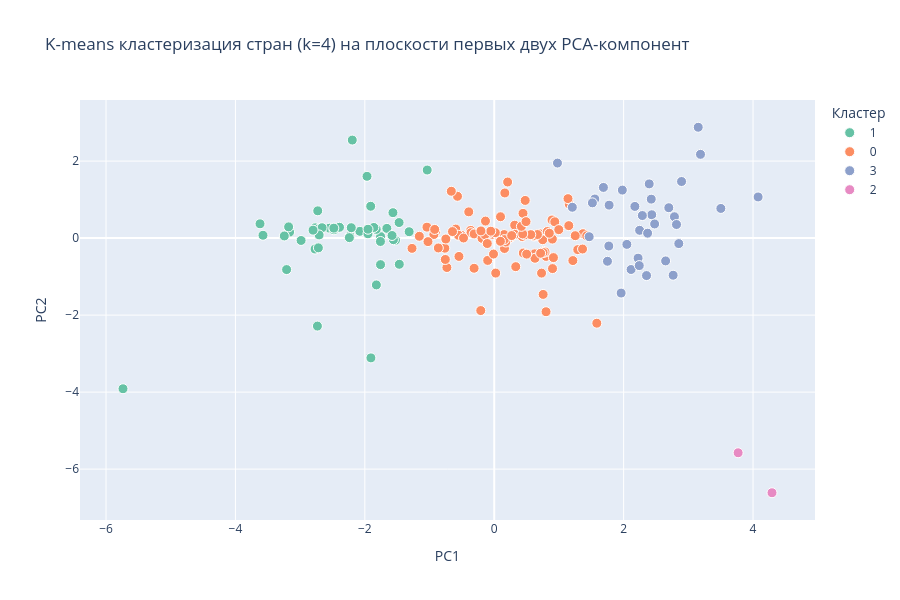

Notebook source saved alongside this figure:
### Markdown cell above
**Визуализация на PCA-плоскости** — точки раскрашены по кластерам, при наведении показывается страна.

### Code cell
features['PC1'] = X_pca[:, 0]
features['PC2'] = X_pca[:, 1]

fig = px.scatter(
    features,
    x='PC1', y='PC2',
    color=features['kmeans_cluster'].astype(str),
    hover_name='Country Name',
    hover_data={'HDI': ':.3f', 'GDP per capita': ':,.0f', 'kmeans_cluster': False, 'PC1': False, 'PC2': False},
    title=f'K-means кластеризация стран (k={K_FINAL}) на плоскости первых двух PCA-компонент',
    labels={'color': 'Кластер'},
    color_discrete_sequence=px.colors.qualitative.Set2,
    width=900, height=600,
)
fig.update_traces(marker=dict(size=10, line=dict(width=1, color='white')))
fig.show()

### Figure 1 — Plotly figure (JSON) as saved in the notebook; plotly's stock layout.template omitted (floating-point values rounded to 4 significant figures; data arrays with more than 128 entries replaced by an {"elided": "..."} marker saying what was removed)
{"data": [{"customdata": {"elided": "47x3 float values"}, "hovertemplate": "<b>%{hovertext}</b><br><br>Кластер=1<br>HDI=%{customdata[0]:.3f}<br>GDP per capita=%{customdata[1]:,.0f}<extra></extra>", "hovertext": ["Afghanistan", "Angola", "Bangladesh", "Benin", "Burkina Faso", "Burundi", "Cambodia", "Cameroon", "Central African Republic", "Chad", "Comoros", "Congo, Dem. Rep.", "Cote d'Ivoire", "Eswatini", "Ethiopia", "Gambia, The", "Guinea", "Guinea-Bissau", "Haiti", "Kenya", "Lesotho", "Liberia", "Madagascar", "Malawi", "Mali", "Mauritania", "Micronesia, Fed. Sts.", "Mozambique", "Myanmar", "Namibia", "Nepal", "Niger", "Nigeria", "Papua New Guinea", "Rwanda", "Senegal", "Sierra Leone", "Solomon Islands", "Sudan", "Tanzania", "Timor-Leste", "Togo", "Uganda", "Vanuatu", "Yemen, Rep.", "Zambia", "Zimbabwe"], "legendgroup": "1", "marker": {"color": "rgb(102,194,165)", "line": {"color": "white", "width": 1}, "size": 10, "symbol": "circle"}, "mode": "markers", "name": "1", "orientation": "v", "showlegend": true, "type": "scatter", "x": [-1.842, -1.467, -1.906, -2.076, -3.163, -3.574, -2.231, -1.315, -3.178, -5.738, -1.526, -3.209, -1.558, -1.66, -2.767, -1.757, -2.545, -2.712, -1.759, -1.952, -2.194, -2.478, -2.661, -3.245, -2.707, -1.824, -1.822, -2.728, -2.733, -1.036, -1.471, -3.62, -1.579, -2.985, -2.769, -1.565, -2.8, -1.966, -2.392, -2.479, -1.757, -1.909, -2.718, -1.861, -1.951, -2.239, -2.21], "xaxis": "x", "y": [0.2572, -0.6805, -3.111, 0.1758, 0.1554, 0.07375, 0.05624, 0.1653, 0.2917, -3.913, -0.05385, -0.8177, -0.04094, 0.2524, 0.2668, 0.03857, 0.2581, 0.2344, -0.0878, 0.1118, 2.546, 0.2161, 0.2694, 0.05562, 0.08167, 0.2274, -1.216, 0.7081, -2.285, 1.767, 0.4038, 0.3707, 0.06777, -0.06157, -0.2848, 0.6601, 0.2065, 1.604, 0.2813, 0.2586, -0.6894, 0.8268, -0.2533, 0.2763, 0.2303, 0.01219, 0.2698], "yaxis": "y"}, {"customdata": {"elided": "101x3 float values"}, "hovertemplate": "<b>%{hovertext}</b><br><br>Кластер=0<br>HDI=%{customdata[0]:.3f}<br>GDP per capita=%{customdata[1]:,.0f}<extra></extra>", "hovertext": ["Albania", "Algeria", "Antigua and Barbuda", "Argentina", "Armenia", "Azerbaijan", "Bahamas, The", "Barbados", "Belarus", "Belize", "Bhutan", "Bolivia", "Bosnia and Herzegovina", "Botswana", "Brazil", "Bulgaria", "Cabo Verde", "Chile", "China", "Colombia", "Congo, Rep.", "Costa Rica", "Croatia", "Czech Republic", "Dominica", "Dominican Republic", "Ecuador", "Egypt, Arab Rep.", "El Salvador", "Equatorial Guinea", "Estonia", "Fiji", "Gabon", "Georgia", "Ghana", "Grenada", "Guatemala", "Guyana", "Honduras", "Hungary", "India", "Indonesia", "Iran, Islamic Rep.", "Iraq", "Jamaica", "Jordan", "Kazakhstan", "Kiribati", "Kyrgyz Republic", "Lao PDR", "Latvia", "Lebanon", "Libya", "Lithuania", "Macedonia, FYR", "Malaysia", "Maldives", "Marshall Islands", "Mauritius", "Mexico", "Moldova", "Mongolia", "Montenegro", "Morocco", "Nauru", "Nicaragua", "Oman", "Pakistan", "Palau", "Panama", "Paraguay", "Peru", "Philippines", "Poland", "Romania", "Russian Federation", "Samoa", "Sao Tome and Principe", "Saudi Arabia", "Serbia", "Slovak Republic", "Slovenia", "South Africa", "Sri Lanka", "St. Kitts and Nevis", "St. Lucia", "St. Vincent and the Grenadines", "Suriname", "Tajikistan", "Thailand", "Tonga", "Tunisia", "Turkey", "Turkmenistan", "Tuvalu", "Ukraine", "United Arab Emirates", "Uzbekistan", "Venezuela, RB", "Vietnam", "West Bank and Gaza"], "legendgroup": "0", "marker": {"color": "rgb(252,141,98)", "line": {"color": "white", "width": 1}, "size": 10, "symbol": "circle"}, "mode": "markers", "name": "0", "orientation": "v", "showlegend": true, "type": "scatter", "x": [0.3311, 0.3621, -0.02968, 1.215, 0.4445, 0.3161, 1.291, 0.1583, 0.7638, -0.3632, -0.7635, 0.03403, 0.09709, -0.3939, 0.8016, 0.8931, -0.1988, 1.372, 0.1982, 0.6244, -0.91, 0.7851, 0.7141, 1.365, 0.4324, 0.6299, 0.2607, -0.3594, 0.08966, -0.3106, 0.8008, -0.07935, 0.6145, 0.4785, -0.9335, -0.1884, -0.7318, -1.04, -0.8644, 1.158, -1.024, -0.311, 0.6461, -0.2082, 0.1638, 0.7495, 0.3325, -0.568, -0.5943, -1.271, 1.14, 0.9009, 0.4685, 0.7558, 0.3165, 0.7555, 0.02298, 0.2236, 0.1784, 0.717, -0.1352, -0.1011, 0.6676, -0.1434, 0.9151, -0.5026, 1.252, -1.158, 0.9356, 0.5648, -0.01105, 0.4489, -0.5453, 0.8984, 0.4403, 0.7312, -0.6636, -0.7481, 1.429, 0.4193, 0.8214, 1.153, 0.207, -0.7562, 0.1531, -0.5525, 0.1556, 0.01673, -0.9206, 0.09562, -0.6449, 0.2696, 0.9975, -0.05363, -0.1076, 0.4911, 1.585, -0.2053, 0.8512, -0.4746, 0.5014], "xaxis": "x", "y": [0.1716, 0.0996, 0.09906, -0.5835, 0.6433, 0.3349, -0.2996, -0.2697, -0.3447, 0.1997, -0.262, 0.1197, 0.5546, 0.6814, -0.4756, 0.4707, 0.03767, 0.1152, 0.04876, -0.4082, 0.1545, -0.3601, 0.1072, -0.2846, 0.04062, -0.5242, 0.02816, 0.1399, -0.02744, 0.1083, -1.912, 0.1337, 0.05377, 0.9783, 0.09333, -0.006545, -0.7645, 0.2849, -0.2565, 0.8844, -0.09175, -0.7836, 0.06358, -1.882, 1.172, -0.04188, -0.7421, 1.085, 0.2341, -0.2669, 1.025, -0.7918, 0.08297, -1.463, 0.0984, -0.373, -0.9088, -0.005631, -0.1014, -0.3939, 0.4416, -0.5794, 0.09249, 0.08843, -0.5068, 0.06652, 0.06262, 0.04668, 0.4239, 0.09008, -0.4151, -0.3876, -0.4762, -0.0261, 0.1068, -0.9096, 1.217, -0.02436, 0.06004, 0.3051, 0.1708, 0.3236, 1.457, -0.5549, 0.09198, 0.07271, -0.03994, 0.1411, 0.2251, -0.08328, 0.1694, 0.06551, 0.2194, 0.1795, -0.1412, 0.428, -2.21, 0.186, 0.1261, 0.001676, -0.4163], "yaxis": "y"}, {"customdata": [[0.872, 42960.0, 3.0], [0.939, 55730.0, 3.0], [0.921, 48080.0, 3.0], [0.871, 22290.0, 3.0], [0.936, 45460.0, 3.0], [0.838, 31430.0, 3.0], [0.933, 50410.0, 3.0], [0.888, 28450.0, 3.0], [0.951, 60670.0, 3.0], [0.94, 45980.0, 3.0], [0.905, 41970.0, 3.0], [0.949, 45920.0, 3.0], [0.884, 22690.0, 3.0], [0.959, 49000.0, 3.0], [0.936, 69890.0, 3.0], [0.905, 33680.0, 3.0], [0.894, 34320.0, 3.0], [0.918, 47660.0, 3.0], [0.918, 25480.0, 3.0], [0.836, 35250.0, 3.0], [0.916, 108600.0, 3.0], [0.891, 26060.0, 3.0], [0.941, 52270.0, 3.0], [0.938, 37530.0, 3.0], [0.962, 90320.0, 3.0], [0.859, 22440.0, 3.0], [0.861, 66410.0, 3.0], [0.898, 52600.0, 3.0], [0.836, 13600.0, 3.0], [0.9, 31510.0, 3.0], [0.947, 56470.0, 3.0], [0.959, 76680.0, 3.0], [0.934, 42040.0, 3.0], [0.929, 52320.0, 3.0], [0.821, 14040.0, 3.0]], "hovertemplate": "<b>%{hovertext}</b><br><br>Кластер=3<br>HDI=%{customdata[0]:.3f}<br>GDP per capita=%{customdata[1]:,.0f}<extra></extra>", "hovertext": ["Andorra", "Australia", "Austria", "Bahrain", "Belgium", "Brunei Darussalam", "Canada", "Cyprus", "Denmark", "Finland", "France", "Germany", "Greece", "Iceland", "Ireland", "Israel", "Italy", "Japan", "Korea, Rep.", "Kuwait", "Luxembourg", "Malta", "Netherlands", "New Zealand", "Norway", "Portugal", "Qatar", "San Marino", "Seychelles", "Spain", "Sweden", "Switzerland", "United Kingdom", "United States", "Uruguay"], "legendgroup": "3", "marker": {"color": "rgb(141,160,203)", "line": {"color": "white", "width": 1}, "size": 10, "symbol": "circle"}, "mode": "markers", "name": "3", "orientation": "v", "showlegend": true, "type": "scatter", "x": [2.247, 2.698, 1.98, 1.961, 2.785, 1.467, 2.223, 1.555, 3.188, 2.434, 2.173, 2.115, 1.688, 3.153, 2.479, 2.289, 1.776, 2.354, 1.75, 2.05, 4.078, 2.37, 2.817, 2.395, 3.502, 1.207, 2.853, 2.649, 0.9775, 1.771, 2.895, 2.765, 2.427, 2.241, 1.517], "xaxis": "x", "y": [0.2016, 0.7888, 1.247, -1.428, 0.5547, 0.036, -0.5202, 1.015, 2.175, 0.6062, 0.8224, -0.8157, 1.316, 2.879, 0.3668, 0.5859, 0.856, -0.9732, -0.602, -0.1631, 1.068, 0.1279, 0.3531, 1.408, 0.7703, 0.8004, -0.1427, -0.5928, 1.949, -0.2061, 1.47, -0.9642, 1.012, -0.7141, 0.9148], "yaxis": "y"}, {"customdata": [[0.94, 36820.0, 2.0], [0.934, 53350.0, 2.0]], "hovertemplate": "<b>%{hovertext}</b><br><br>Кластер=2<br>HDI=%{customdata[0]:.3f}<br>GDP per capita=%{customdata[1]:,.0f}<extra></extra>", "hovertext": ["Hong Kong SAR, China", "Singapore"], "legendgroup": "2", "marker": {"color": "rgb(231,138,195)", "line": {"color": "white", "width": 1}, "size": 10, "symbol": "circle"}, "mode": "markers", "name": "2", "orientation": "v", "showlegend": true, "type": "scatter", "x": [3.769, 4.293], "xaxis": "x", "y": [-5.576, -6.614], "yaxis": "y"}], "layout": {"height": 600, "legend": {"title": {"text": "Кластер"}, "tracegroupgap": 0}, "title": {"text": "K-means кластеризация стран (k=4) на плоскости первых двух PCA-компонент"}, "width": 900, "xaxis": {"anchor": "y", "domain": [0, 1], "title": {"text": "PC1"}}, "yaxis": {"anchor": "x", "domain": [0, 1], "title": {"text": "PC2"}}}}
